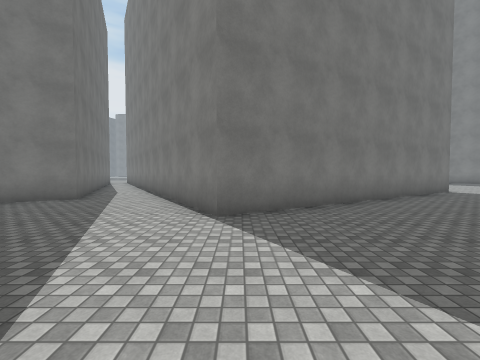
View 1 (above)

16 first-person views from a walk through a Unity game level. The camera is 1.5 m above the floor, tilts 2° down and sees 90° across. The floor is counted in squares, 2 m on a side. Each view is taken from the middle of a square. On the plan, view 1 faces up. The plan holds only what a view shows up to about 9 squares ahead; the rest is blank. The place goes on beyond the plan. Surface patterns are stand-ins for the level's own textures.

View 2
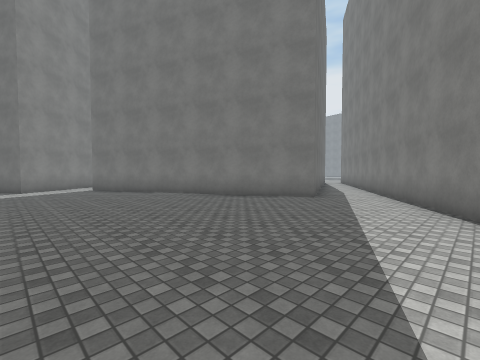

View 3
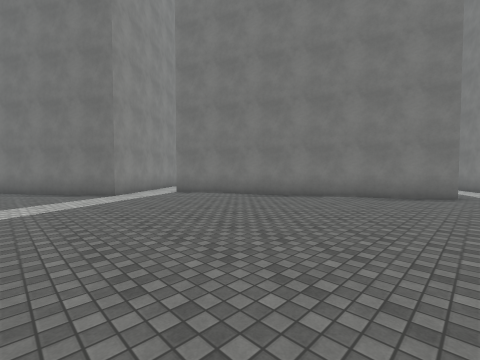

View 4
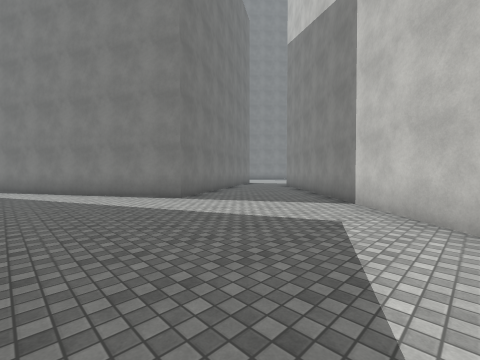

View 5
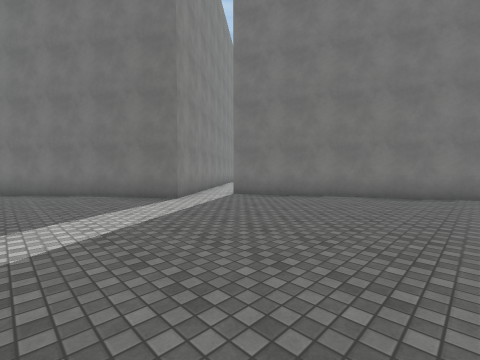

View 6
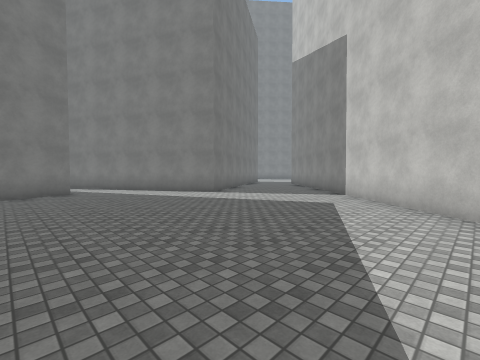

View 7
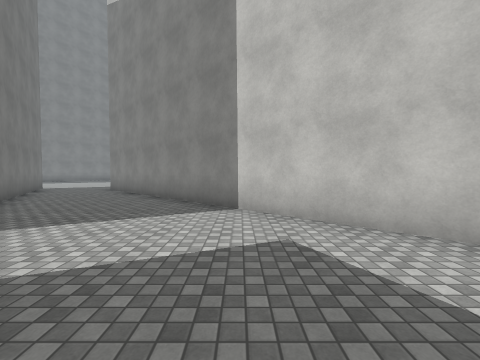

View 8
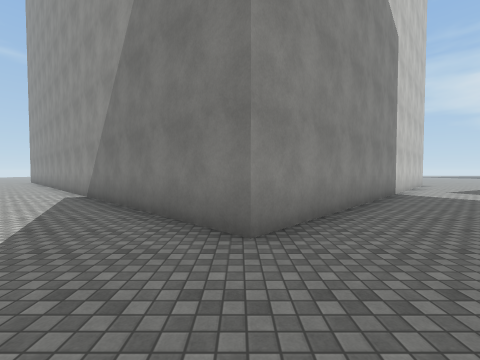

View 9
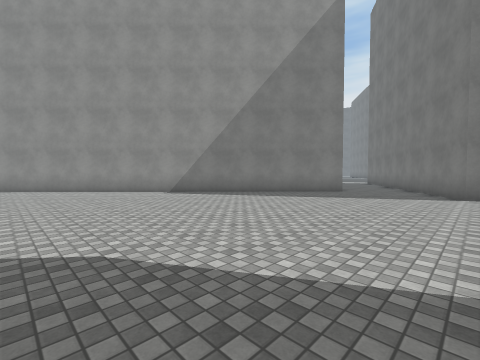

View 10
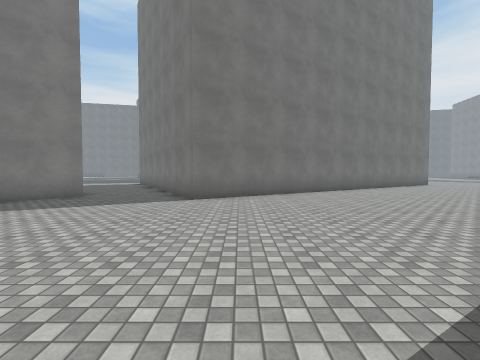

View 11
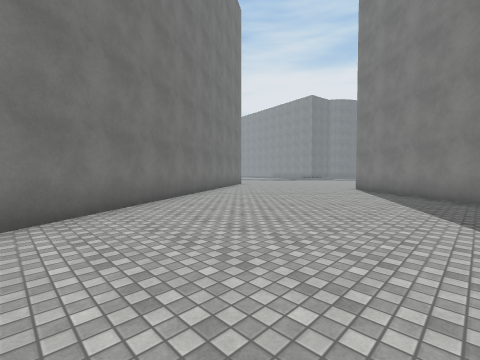

View 12
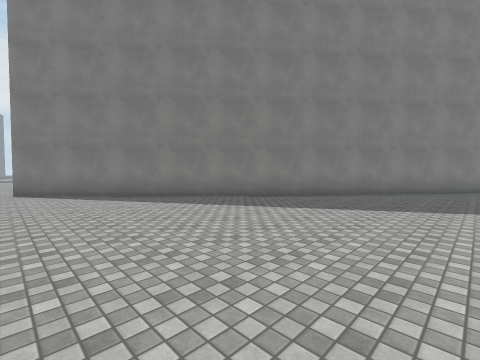

View 13
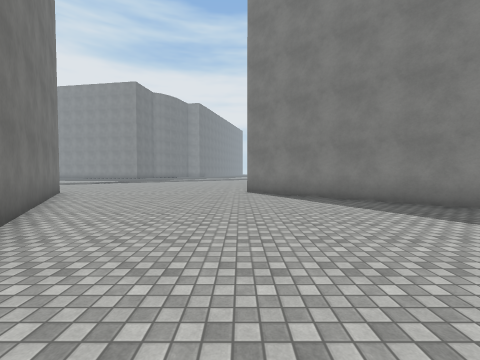

View 14
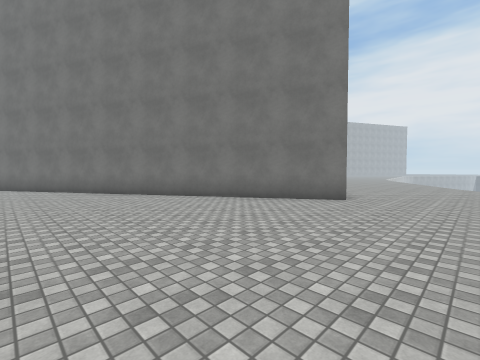

View 15
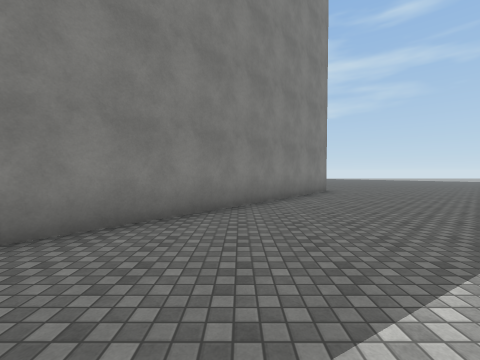

View 16
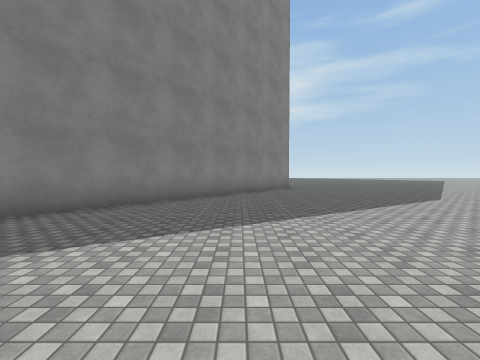

### Floor plan
Points are (right, up) in squares from view 1. A wall is a line through its corners. A room is listed if a view was taken in it or the views show most of it. See-through windows are left out.
Room 1 (views 1, 2, 3, 4, 5, 6, 7)
walls: (-1.1, -3.1) (6.9, 5.3); (-5.5, 8.9) (-4.4, 6.4) (-12, 2.6); (-13.4, 2.3) (-11.9, 0.5) (-16.9, -3); (6.1, 7.9) (-0.4, 4) (-3.8, 9.7)
ways out: opening at (6, 6.5) to room 2; opening at (-4, 9)
Room 2 (views 8, 9, 10, 11, 12, 13, 14, 15, 16)
walls: (16.6, 12.7) (7.2, 20.8); (6.9, 5.3) (16.1, -3.4); (0.5, 20.6) (7.6, 8.8) (6.1, 7.9)
ways out: opening at (6, 6.5) to room 1; opening at (0, 22)

Where each view was taken, in squares from view 1:
view 1: 0 up, 0 right, facing up
view 2: 0 up, 1 left, facing up-left
view 3: 2 down, 4 left, facing up-left
view 4: 2 down, 4 left, facing up-right
view 5: 3 down, 6 left, facing up-left
view 6: 3 down, 6 left, facing up-right
view 7: 0 up, 3 left, facing right
view 8: 8 up, 7 right, facing down
view 9: 9 up, 16 right, facing down-left
view 10: 10 up, 14 right, facing left
view 11: 10 up, 11 right, facing up-left
view 12: 11 up, 7 right, facing up-right
view 13: 12 up, 7 right, facing up
view 14: 23 up, 7 right, facing down-left
view 15: 13 up, 11 right, facing right
view 16: 12 up, 9 right, facing right
